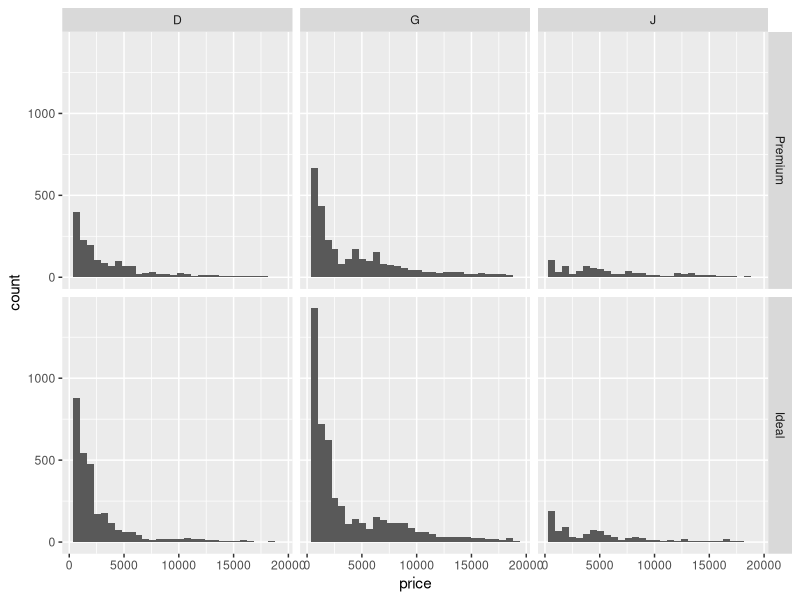
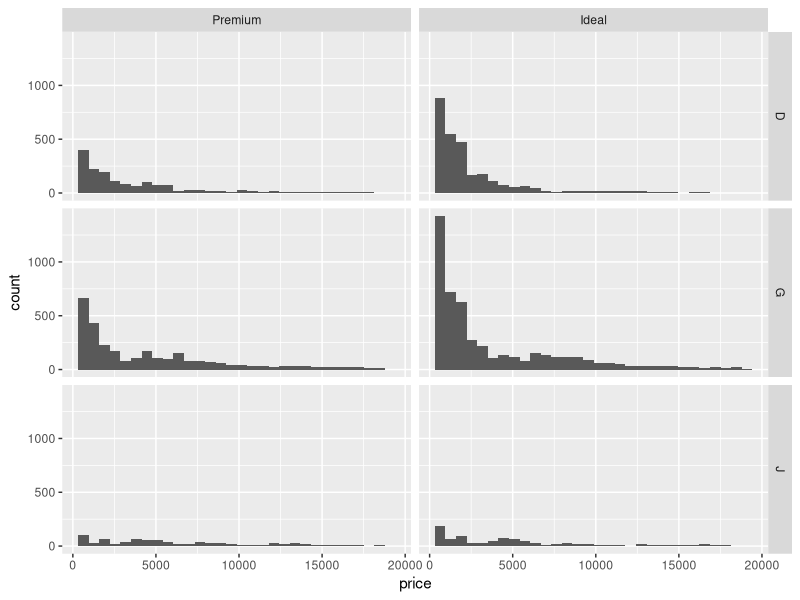
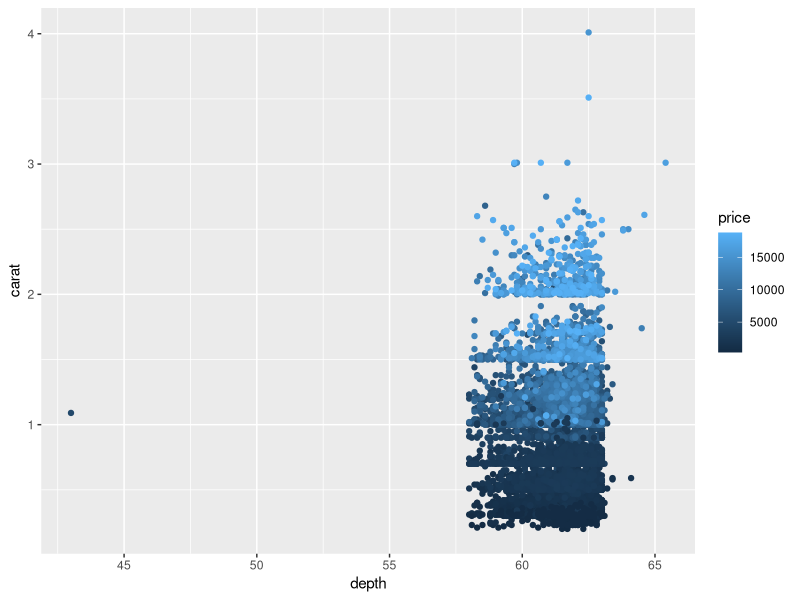
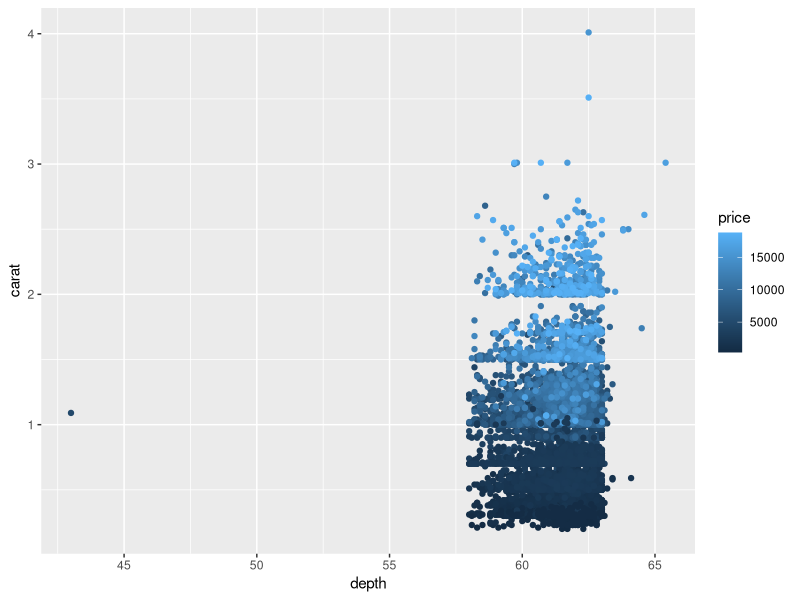

Source code (R) for these figures, in order:
## ---- chunk 1
library(tidyverse)
## ---- chunk 2
data(diamonds, package = "ggplot2")
## ---- chunk 3
avgPrice <- diamonds %>% group_by(cut, color) %>% summarize(count = mean(price))
avgPrice
avgPrice_mutated <- diamonds %>% group_by(cut, color) %>% mutate(avgPrice = mean(price))
avgPrice_mutated
## ---- chunk 4
filtered_diamonds <- diamonds %>% filter(cut %in% c("Ideal", "Premium"), color %in% c("D", "G", "J"))
filtered_diamonds
## ---- chunk 5
histogram1 <- ggplot(data=filtered_diamonds, aes(x=price)) + geom_histogram() + facet_grid(cut ~ color)
histogram1

histogram2 <- ggplot(data=filtered_diamonds, aes(x=price)) + geom_histogram() + facet_grid(color~cut)
histogram2
## ---- chunk 6
scatterplot1 <- ggplot(data=filtered_diamonds, aes(x=depth, y=carat, color=price))+ geom_point()
scatterplot1

scatterplot2 <- ggplot(data=filtered_diamonds, aes(x=depth, y=carat)) + geom_point(aes(color=price))
scatterplot2
## ---- chunk 7
ts <- c(-100, rep(1, 43), 100)
ps <- c(-100, -100, seq(-1, 3, 0.1), 100, 100)
## ---- chunk 8
res <- data.frame(ts, ps)
colnames(res) <- c("trues", "preds")
res
## ---- chunk 9
df <- res %>% mutate(AE=abs(preds-trues), SE=((preds-trues)^2), APE=abs((preds-trues)/trues), SAPE=abs(preds-trues)/(abs(preds)+abs(trues)))
df
## ---- chunk 10
summarized_cols <- df %>% summarize_at(vars(AE:SAPE), function(x) mean(x))
summarized_cols <- round(summarized_cols)
summarized_cols
## ---- chunk 11
summarized_cols <- summarized_cols %>% mutate(MSE=sqrt(SE))
summarized_cols
## ---- chunk 12

